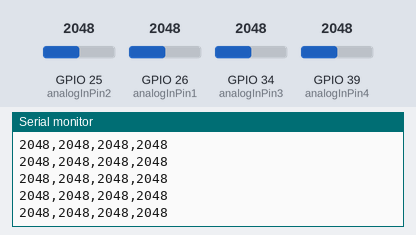
A sketch run on a simulated ESP32. Parts: the last lines printed to the serial monitor. Inputs (shaded band) come from the test bench; at power-on: GPIO 25 (analogInPin2) = 2048, GPIO 26 (analogInPin1) = 2048, GPIO 34 (analogInPin3) = 2048, GPIO 39 (analogInPin4) = 2048.

Above: at 1.2 s.
1.3 s: GPIO 25 (analogInPin2) set to 2866
At 1.41 s:
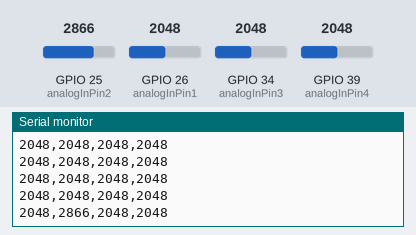
2.8 s: GPIO 26 (analogInPin1) set to 2866
At 2.82 s:
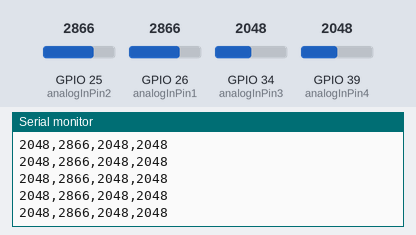
4.3 s: GPIO 34 (analogInPin3) set to 2866
At 4.33 s:
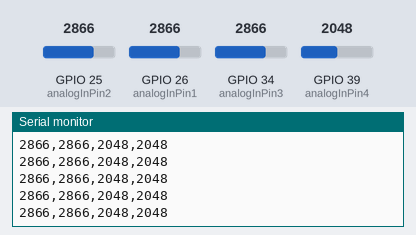
5.8 s: GPIO 39 (analogInPin4) set to 2866
At 5.84 s:
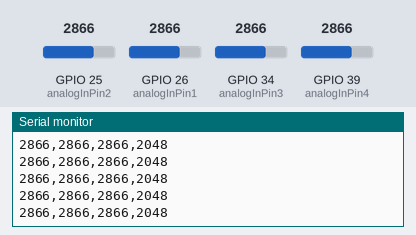
7.3 s: GPIO 25 (analogInPin2) set to 3972
At 7.35 s:
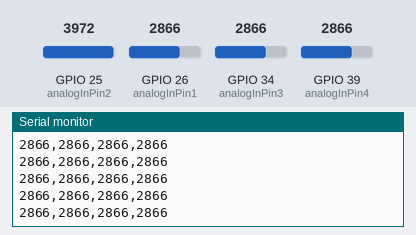
8.8 s: GPIO 26 (analogInPin1) set to 3972
At 8.86 s:
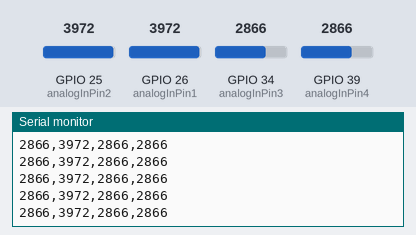
Timing chart, 0 to 11.3 s (numbered marks = the images above; inputs shaded):
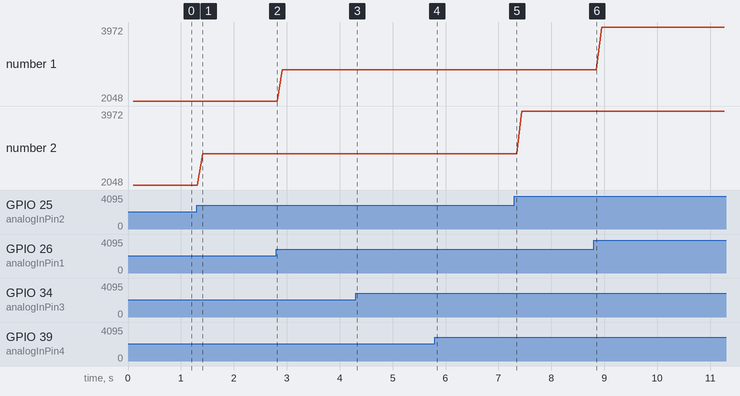

The sketch:

force_sensor.ino
```cpp
const int analogInPin1 = 26;
const int analogInPin2 = 25;
const int analogInPin3 = 34;
const int analogInPin4 = 39;
int sensorValue1 = 0;
int sensorValue2 = 0;
int sensorValue3 = 0;
int sensorValue4 = 0;

void setup() {
  // Set the serial monitor baudrate
  Serial.begin(115200);
}

void loop() {

  // Read a 10 bit integer (0 to 1023) from the sensors
  sensorValue1 = analogRead(analogInPin1);
  sensorValue2 = analogRead(analogInPin2);
  sensorValue3 = analogRead(analogInPin3);
  sensorValue4 = analogRead(analogInPin4);

  delay(100);

  // Print sensor values
  Serial.print(sensorValue1);
  Serial.print(",");
  Serial.print(sensorValue2);
  Serial.print(",");
  Serial.print(sensorValue3);
  Serial.print(",");
  Serial.println(sensorValue4);
}
```

Measured:
- after the input at 1.3 s, the serial monitor: prints a new line after 0.11 s (image 1)
- plotted number 2: 2048 → 2866 after the input at 1.3 s, 2866 → 3972 after the input at 7.3 s
